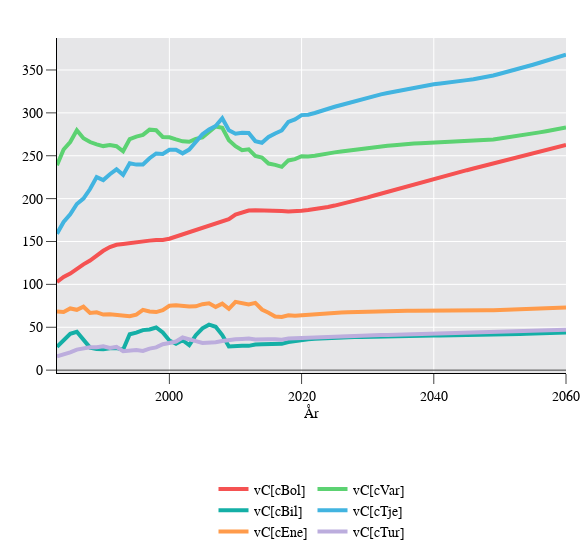

Notebook cell for this chart:
### Markdown cell above
If we want other components we can simply be more specific (or supply a different *default_set_aggregations* dictionary):

### Code cell
plot(s.vC[s.c])
